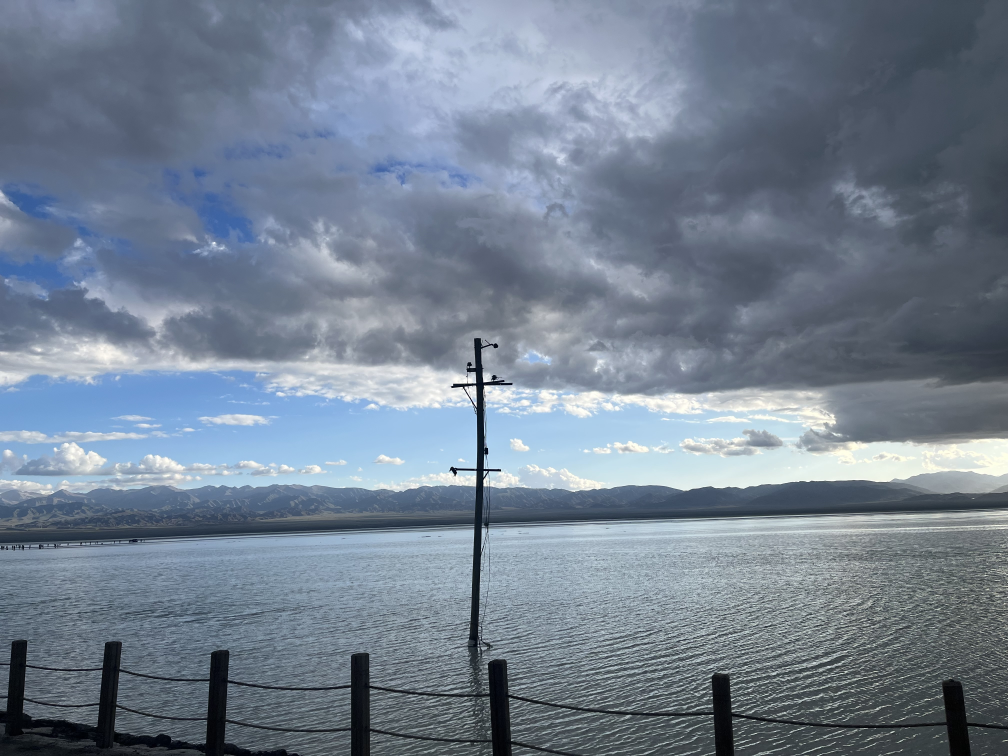
#> input picture Photo_EVA_Style/photos/Example1.jpg, 4032 x 3024 px (shown at 1/4 size); its folder holds only this picture in this run
$ python main.py
#> lines starting #> are read from the running program, lines starting #| are printed output that depends on the picture
from PIL import Image, ImageEnhance, ImageOps
import os
import threading
# 处理函数
def process_image(image_path):
    try:
        # 打开图片
        image = Image.open(image_path)
        color_enhancer = ImageEnhance.Color(image)
        # 色温
        image = color_enhancer.enhance(3)
        # 变红
        image = ImageOps.colorize(image.convert("L"), (0, 0, 0), (227, 47, 35))

        # 保存处理后的图片
        filename = os.path.basename(image_path)
        output_path = os.path.join('./processed_photos', filename)
        image.save(output_path)
        print(f"成功处理照片：{filename}")

        return image
    except Exception as e:
        print(f"处理照片{image_path}时出现错误：{str(e)}")
        return None

# 处理照片文件夹下的所有照片
photo_folder = './photos'
processed_folder = './processed_photos'
os.makedirs(processed_folder, exist_ok=True)
show_image = None
while type(show_image) != bool:
    if (show_image := input("是否展示图片 y/n:\n")) == "y":
        show_image = True
    elif show_image == "n":
        show_image = False
#> this loop made 1 pass; the answer given on pass 1: y

def show_image_thread(image):
    image.show()
for filename in os.listdir(photo_folder):
    image_path = os.path.join(photo_folder, filename)
    image = process_image(image_path)
#> in process_image, image is the input picture: PIL image 4032x3024 RGB; mean R, G, B 115.8, 129, 145.3
#> in process_image, `image = color_enhancer.enhance(3)`:
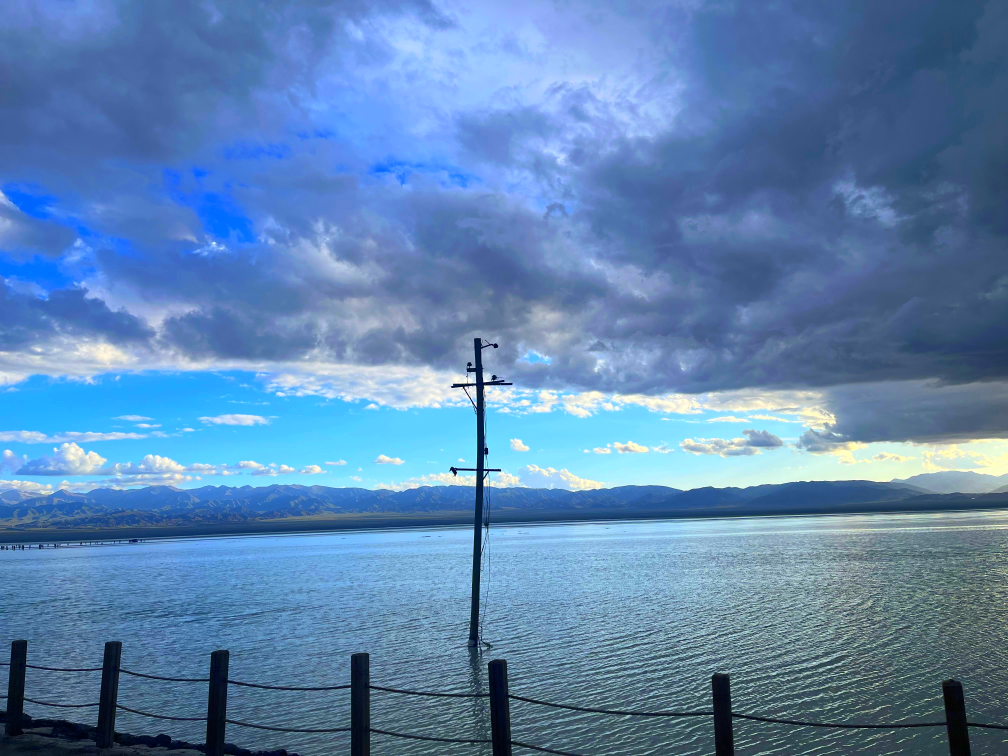
#> image: PIL image 4032x3024 RGB (shown at 1/4 size); mean R, G, B 93.7, 133.2, 177.4
#> in process_image, `image = ImageOps.colorize(image.convert("L"), (0, 0, 0), (227, 47, 35))`:
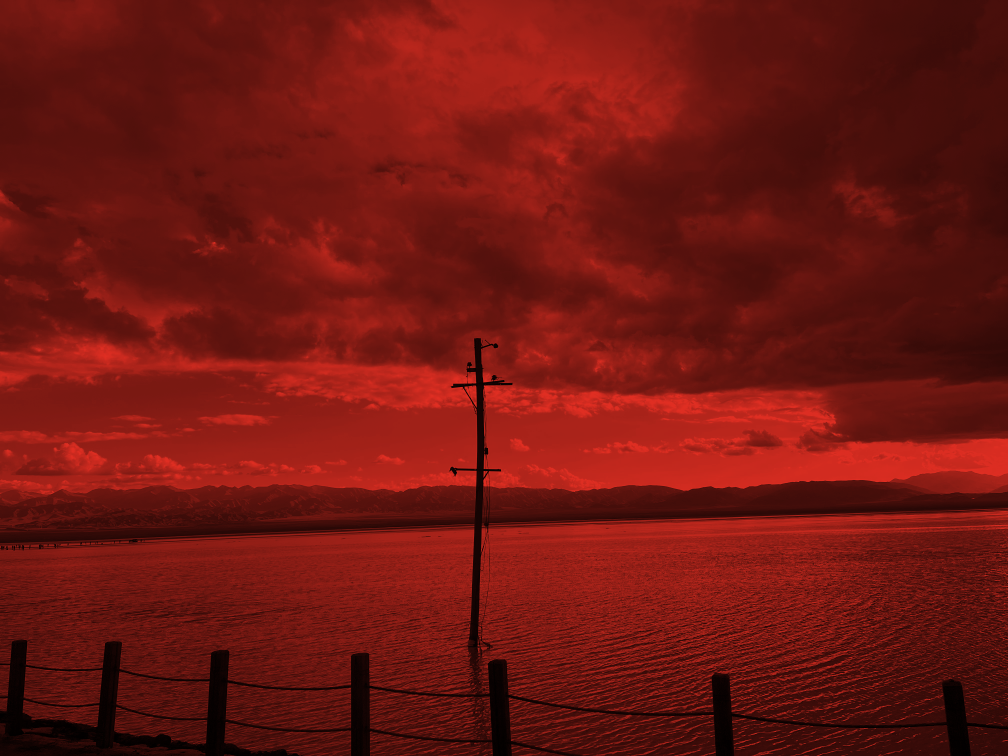
#> image: PIL image 4032x3024 RGB (shown at 1/4 size); mean R, G, B 112.1, 22.8, 16.9
    if show_image and image is not None:
        # 创建新线程，在其中展示图片
        thread = threading.Thread(target=show_image_thread, args=(image,))
        thread.start()

$ run again, on Photo_EVA_Style/photos/Example2.jpg
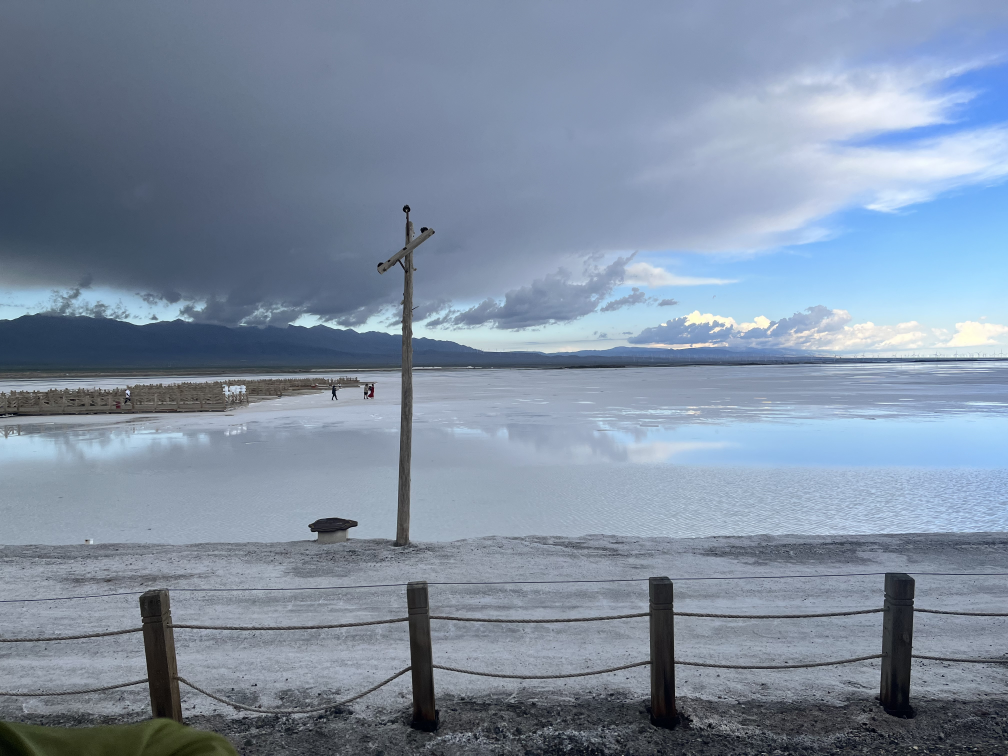
#> input picture Photo_EVA_Style/photos/Example2.jpg, 4032 x 3024 px (shown at 1/4 size)
#> the loop `while type(show_image) != bool:` made 1 pass; the answer given on pass 1: y
#> in process_image, image is the input picture: PIL image 4032x3024 RGB; mean R, G, B 126.8, 141.9, 161.5
#> in process_image, `image = color_enhancer.enhance(3)`:
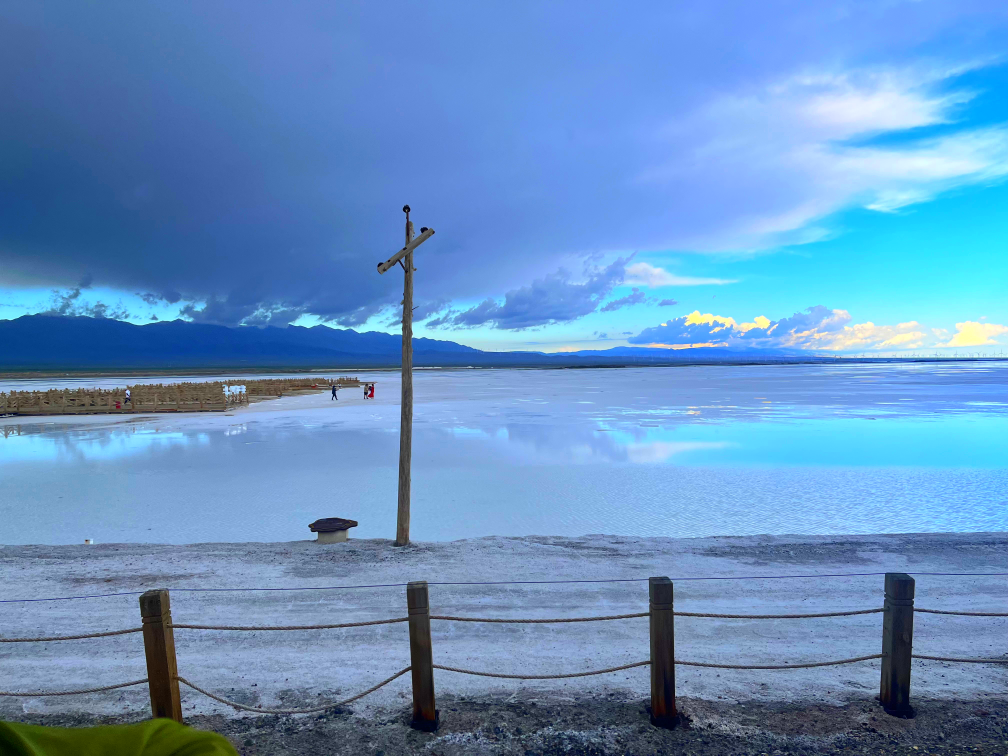
#> image: PIL image 4032x3024 RGB (shown at 1/4 size); mean R, G, B 101.2, 146.4, 194.8
#> in process_image, `image = ImageOps.colorize(image.convert("L"), (0, 0, 0), (227, 47, 35))`:
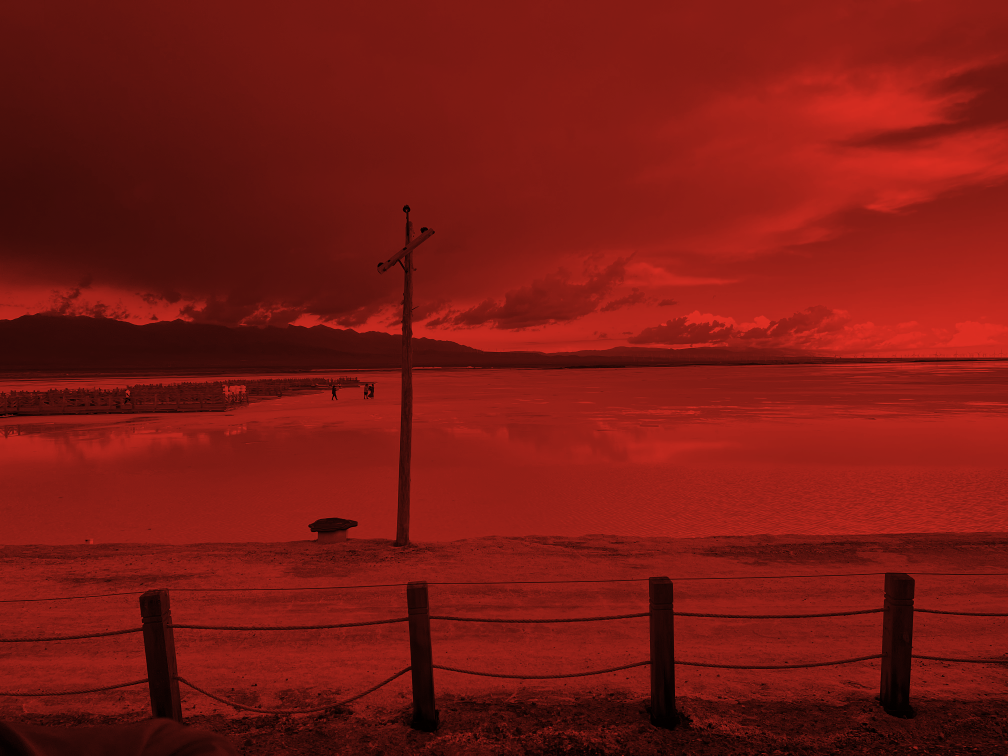
#> image: PIL image 4032x3024 RGB (shown at 1/4 size); mean R, G, B 122.7, 25, 18.5

$ run again, on Photo_EVA_Style/photos/Example3.jpg
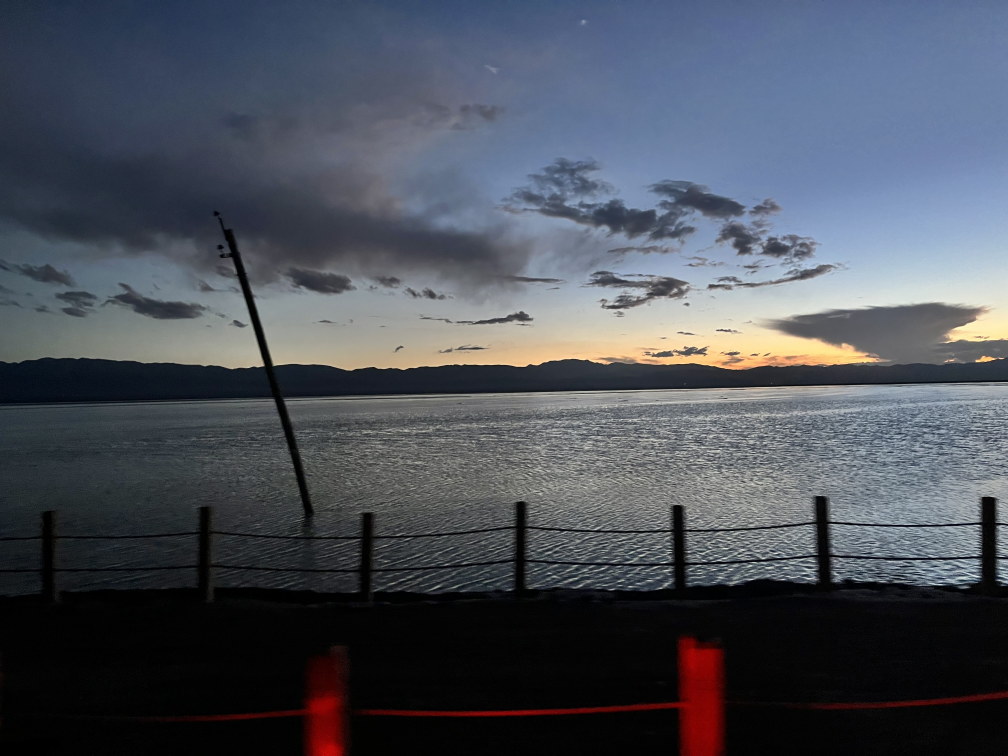
#> input picture Photo_EVA_Style/photos/Example3.jpg, 4032 x 3024 px (shown at 1/4 size)
#> the loop `while type(show_image) != bool:` made 1 pass; the answer given on pass 1: y
#> in process_image, image is the input picture: PIL image 4032x3024 RGB; mean R, G, B 75.6, 80.4, 89.8
#> in process_image, `image = color_enhancer.enhance(3)`:
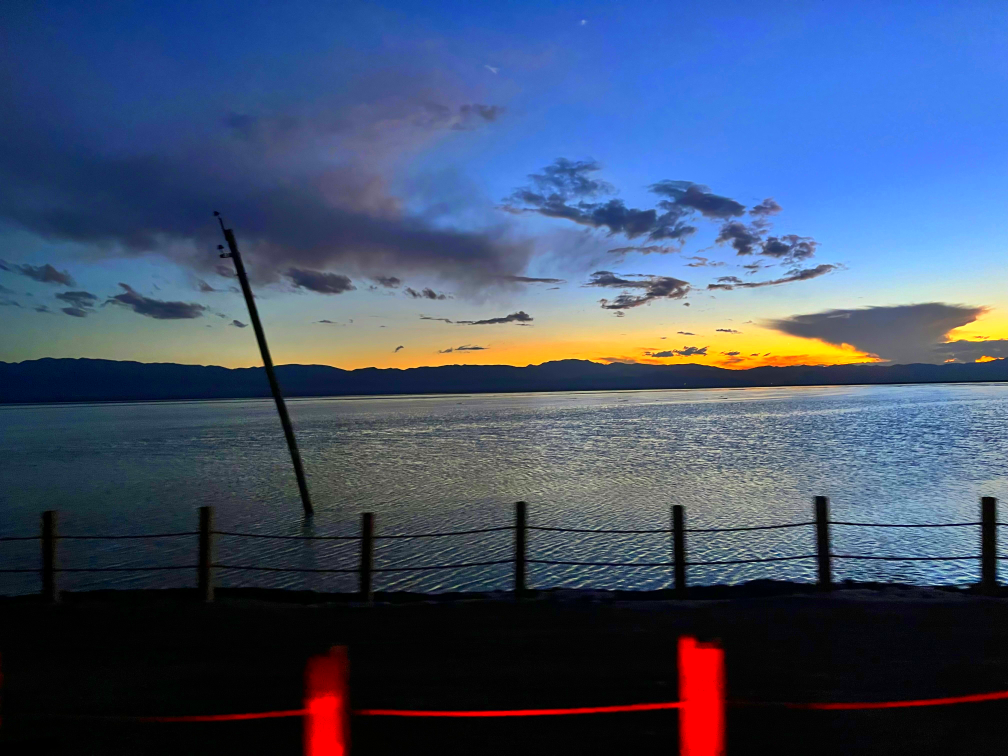
#> image: PIL image 4032x3024 RGB (shown at 1/4 size); mean R, G, B 65.7, 81.9, 109.9
#> in process_image, `image = ImageOps.colorize(image.convert("L"), (0, 0, 0), (227, 47, 35))`:
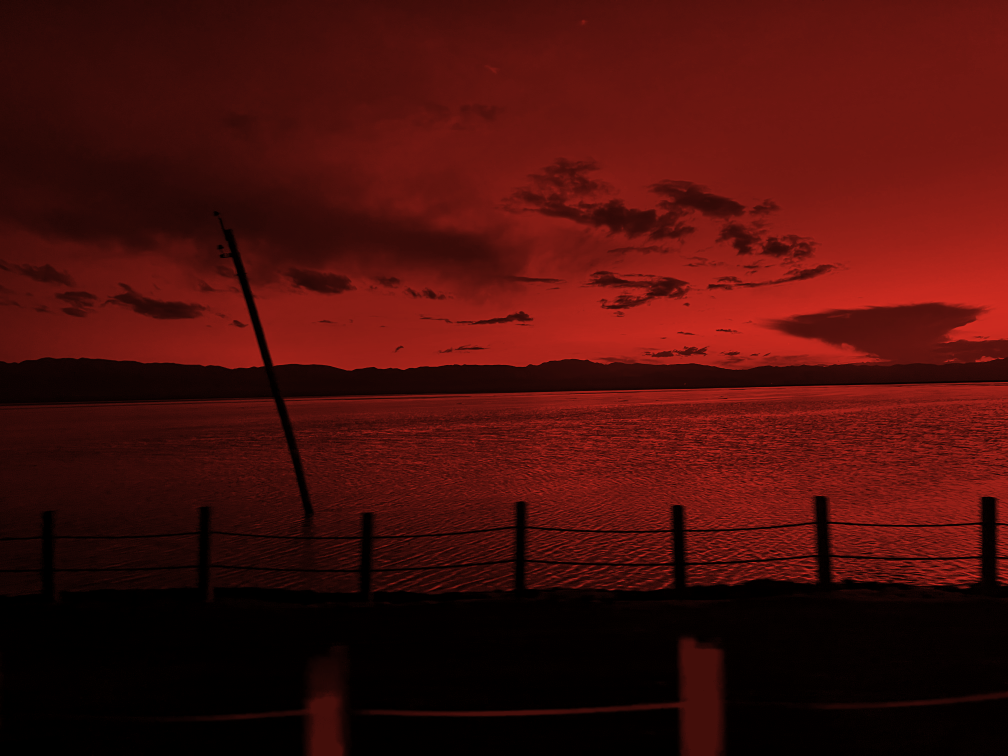
#> image: PIL image 4032x3024 RGB (shown at 1/4 size); mean R, G, B 70.9, 14.3, 10.5
